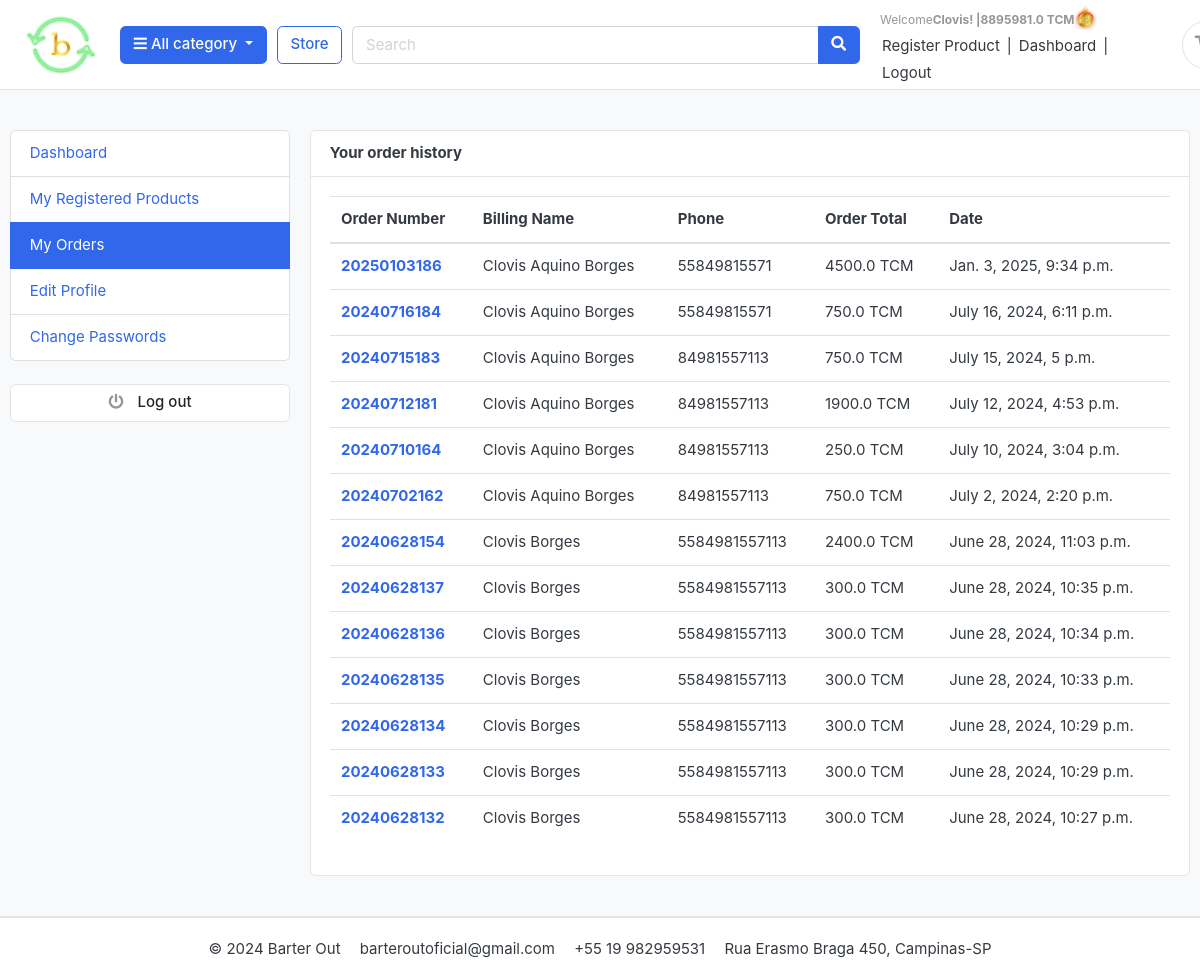
The app's page /accounts/my_orders/ (signed in), older data.
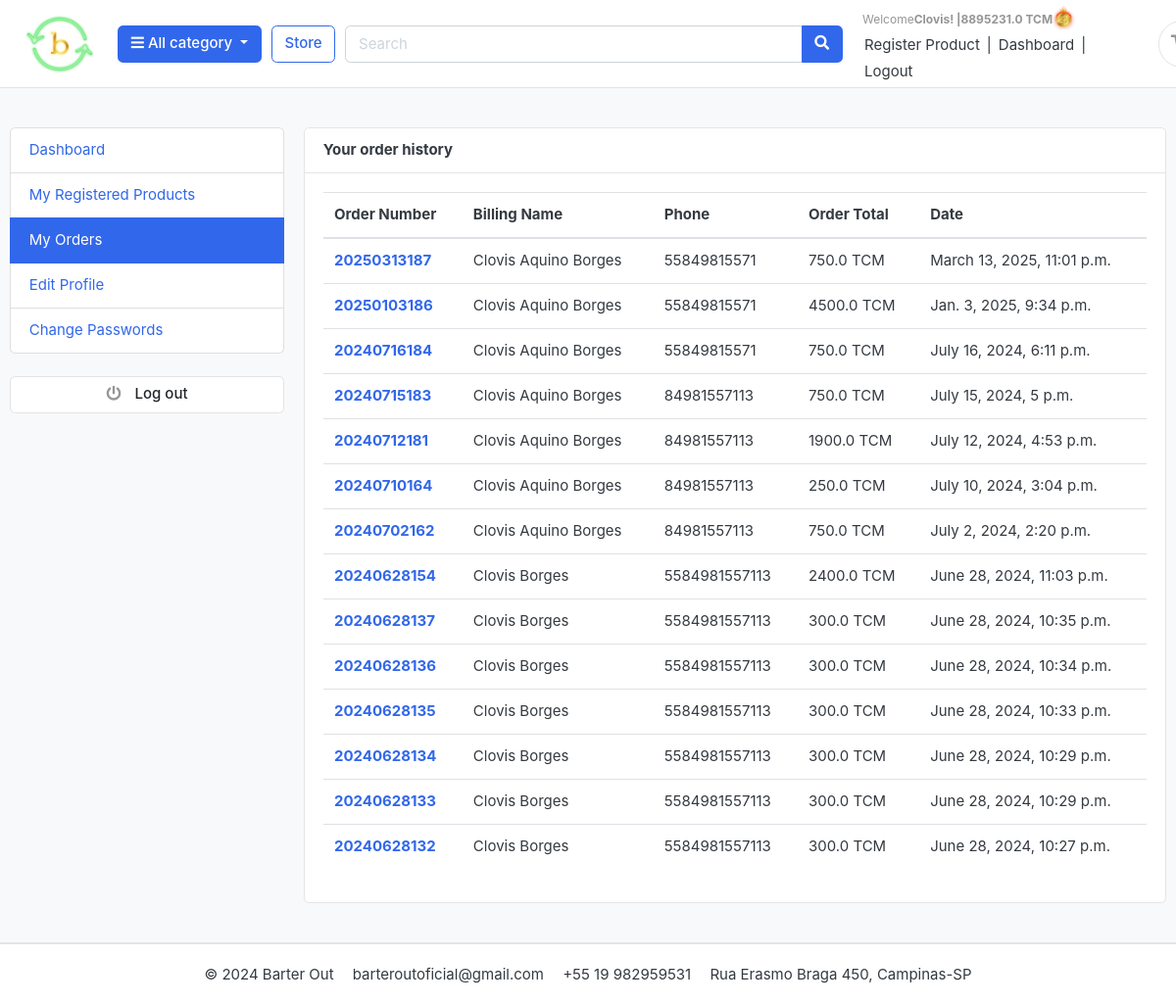
The same page, newer data.
### accounts/models.py (models this page shows, shortened)
class Account(AbstractBaseUser):
    first_name = models.CharField(max_length=50)
    last_name = models.CharField(max_length=50)
    username = models.CharField(max_length=50, blank=True, null=True)
    email = models.EmailField(max_length=100, unique=True)
    phone_number = models.CharField(max_length=50, blank=True)
    document = models.CharField(max_length=15, unique=True)
    address = models.CharField(max_length=100, blank=True, null=True)
    TCM_wallet = models.FloatField(default=0, editable=True)
    date_joined = models.DateTimeField(auto_now_add=True)
    last_login = models.DateTimeField(auto_now=True)
    is_admin = models.BooleanField(default=False)
    is_staff = models.BooleanField(default=False)
    is_active = models.BooleanField(default=False)
    is_superadmin = models.BooleanField(default=False)
    USERNAME_FIELD = 'email'
    REQUIRED_FIELDS = ['username', 'first_name',
                       'last_name', 'document', 'address', 'phone_number',]
    objects = MyAccountManager()

### orders/models.py (models this page shows, shortened)
class Order(models.Model):
    STATUS = (
        ('New', 'New'),
        ('Accepted', 'Accepted'),
        ('Completed', 'Completed'),
        ('Cancelled', 'Cancelled'),
    )
    user = models.ForeignKey(Account, on_delete=models.SET_NULL, null=True)
    order_number = models.CharField(max_length=20)
    first_name = models.CharField(max_length=50)
    last_name = models.CharField(max_length=50)
    phone = models.CharField(max_length=15)
    email = models.EmailField(max_length=50)
    address_line_1 = models.CharField(max_length=50)
    address_line_2 = models.CharField(max_length=50, blank=True)
    country = models.CharField(max_length=50)
    state = models.CharField(max_length=50)
    city = models.CharField(max_length=50)
    order_note = models.CharField(max_length=100, blank=True)
    order_total = models.FloatField()
    status = models.CharField(max_length=10, choices=STATUS, default='New')
    ip = models.CharField(blank=True, max_length=20)
    is_ordered = models.BooleanField(default=False)
    created_at = models.DateTimeField(auto_now_add=True)
    updated_at = models.DateTimeField(auto_now=True)
    def full_name(self):
        return f'{self.first_name} {self.last_name}'

### accounts/views.py (the view)
# urls.py: path('my_orders/', views.my_orders, name='my_orders'),
@login_required(login_url='login')
def my_orders(request):
    orders = Order.objects.filter(
        user=request.user, is_ordered=True).order_by('-created_at')
    context = {
        'orders': orders,
    }
    return render(request, 'accounts/my_orders.html', context)

### accounts/context_processors.py (called while the page is built)
def tcm_wallet(request):
    TCM_wallet = 0  # Valor padrão se o usuário não estiver logado ou se não houver TCM_wallet definido
    if request.user.is_authenticated:
        user = Account.objects.get(pk=request.user.pk)
        TCM_wallet = user.TCM_wallet
    return {'TCM_wallet': TCM_wallet}

### carts/context_processors.py (called while the page is built)
def counter(request):
    cart_count = 0
    if 'admin' in request.path:
        return {}
    else:
        try:
            cart = Cart.objects.filter(cart_id=_cart_id(request))
            if request.user.is_authenticated:
                cart_items = CartItem.objects.all().filter(user=request.user)
            else:
                cart_items = CartItem.objects.all().filter(cart=cart[:1])
            for cart_item in cart_items:
                cart_count += cart_item.quantity
        except Cart.DoesNotExist:
            cart_count = 0
    return dict(cart_count=cart_count)

### carts/views.py (called while the page is built)
def _cart_id(request):
    cart = request.session.session_key
    if not cart:
        cart = request.session.create()
    return cart

### category/context_processors.py (called while the page is built)
def menu_links(request):
    links = Category.objects.all()
    return dict(links=links)

### category/models.py (called while the page is built)
    def get_url(self):
        return reverse('products_by_category', args=[self.slug])

### templates/accounts/my_orders.html (shortened to what this page needs)
{% extends 'base.html' %}
{% block content %}
<section class="section-conten padding-y bg">
<div class="container">
	<div class="row">
	{% include 'includes/dashboard_sidebar.html' %}
	<main class="col-md-9">
		<article class="card">
		<header class="card-header">
			<strong class="d-inline-block mr-3">Your order history</strong>
		</header>
		<div class="card-body">
			<div class="row">
			<div class="col-md-12">
				<table class="table table-hover">
				  <thead>
				    <tr>
				      <th scope="col">Order Number</th>
				      <th scope="col">Billing Name</th>
				      <th scope="col">Phone</th>
				      <th scope="col">Order Total</th>
							<th scope="col">Date</th>
				    </tr>
				  </thead>
				  <tbody>
					{% for order in orders %}
				        <tr>
				            <th scope="row"><a href="{% url "order_detail" order.order_number %}">{{order.order_number}}</a></th>
				            <td>{{order.full_name}}</td>
				            <td>{{order.phone}}</td>
				            <td>{{order.order_total}} TCM</td>
					        <td>{{order.created_at}}</td>
				        </tr>
				    {% endfor %}
				  </tbody>
				</table>
			</div>
			</div>
		</div>
		</article>
	</main>
</div>
</div>
</section>
{% endblock %}

### templates/includes/navbar.html (shortened to what this page needs)
{% load static %}
<header class="section-header">
    <section class="header-main border-bottom">
        <div class="container">
            <div class="row align-items-center navbar-padding-right">
                <div class="col-md-1">
                    <a href="/" class="brand-wrap"><img class="logo-da-day" src="{% static './images/BARTER_OUT_logo.png' %}"></a>
                </div>
                <div class="col-lg col-sm col-md col-6 flex-grow-0">
                    <div class="category-wrap dropdown d-inline-block float-right">
                        <button type="button" class="btn btn-primary dropdown-toggle" data-toggle="dropdown">
                            <i class="fa fa-bars"></i> All category
                        </button>
                    </div>
                </div>
                <a href="{% url 'store' %}" class="btn btn-outline-primary">Store</a>
                <div class="col-lg col-md-6 col-sm-6">
                    <form action="{% url 'search' %}" class="search" method="GET">
                        <div class="input-group w-100">
                            <input type="text" class="form-control" style="width:60%;" placeholder="Search" name="keyword">
                            <div class="input-group-append">
                                <button class="btn btn-primary" type="submit">
                                    <i class="fa fa-search"></i>
                                </button>
                            </div>
                        </div>
                    </form>
                </div>
                <div class="col-lg-3 col-sm-6 col-8 order-2 order-lg-3 nav-options">
                    <div class="d-flex justify-content-end mb-3 mb-lg-0 nav-options">
                        {% if user.id is None %}
                            <div class="widget-header">
                                <small class="title text-muted">Welcome guest!</small>
                                <div>
                                    <a href="{% url 'login' %}">Sign in</a> <span class="dark-transp"> | </span>
                                    <a href="{% url 'register' %}">Register</a>
                                </div>
                            </div>
                        {% else %}
                            <div class="widget-header">
                                <small class="title text-muted">
                                    Welcome    <b>  {{ user.first_name }}!  |</b>
                                    <b>  {{ TCM_wallet }} TCM</b>
                                    <span class="tcm-icon-container">
                                        <img class="tcm-icon" src="{% static 'images/BARTER_OUT.png' %}" alt="TCM Icon">
                                    </span>
                                </small>
                                <div class="widget-links">
                                    <a href="{% url 'register_product' %}">Register Product</a>
                                    <span class="dark-transp"> | </span>
                                    <a href="{% url 'dashboard' %}">Dashboard</a>
                                    <span class="dark-transp"> | </span>
                                    <a href="{% url 'logout' %}">Logout</a>
                                </div>
                            </div>
                        {% endif %}
                        <a href="{% url 'cart' %}" class="widget-header pl-3 ml-4">
                            <div class="icon icon-sm rounded-circle border"><i class="fa fa-shopping-cart"></i></div>
                        </a>
                    </div>
                </div>
            </div>
        </div>
    </section>
</header>

Row changes from the older to the newer data that the page shows:
changed Account "Clovis": TCM_wallet "8895981.0" → "8895231.0"
added Order: order_number "20250313187", full_name "Clovis Aquino Borges", phone "55849815571", order_total "750.0", created_at "March 13, 2025, 11:01 p.m."
